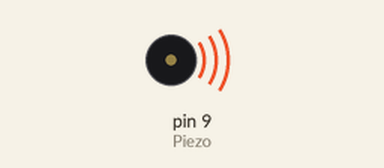
Recording of a sketch running on a simulated Arduino Uno, built with avr-gcc and run on an emulated ATmega328P. On the bench: buzzer (waves = sounding).

Above: at 0.1 s.
Timing chart, 0 to 1.6 s (numbered marks = the images above):
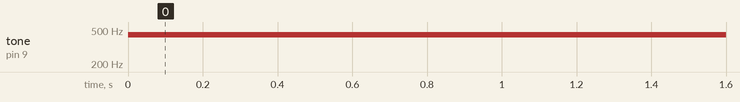

Measured:
- by itself, tone on pin 9 (Piezo): silent → 440 Hz at 0.00 s

The sketch:

piezo_I.ino
```cpp
const int Piezo = 9;
int Tempo = 1135;
void setup() {
  pinMode(Piezo, OUTPUT);
}
void loop(){
  //digitalWrite(Piezo, HIGH);
  //delayMicroseconds(Tempo);
  //digitalWrite(Piezo, LOW);
  //delayMicroseconds(Tempo);


  // essa e uma opsao para o que foi feito acima funciona da mesma forma
  tone(Piezo, 440);
}
```
